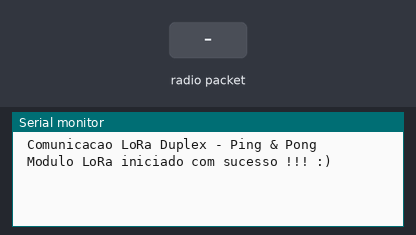
A program run on a simulated ESP32. On the bench: the last lines printed to the serial monitor. The test bench sets the inputs (shaded band). No radio packets arrive unless stated.

Above: at 1.2 s.
1.3 s: radio packet "1" arrives
At 2.8 s:
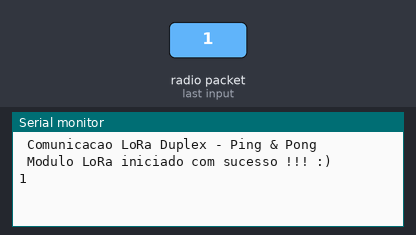
3.8 s: radio packet "0" arrives
At 5.2 s:
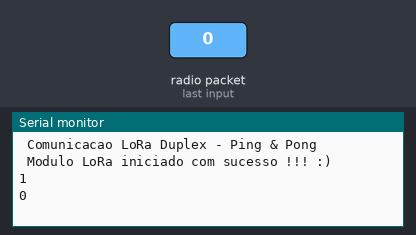
5.3 s: radio packet "2" arrives
At 7.1 s:
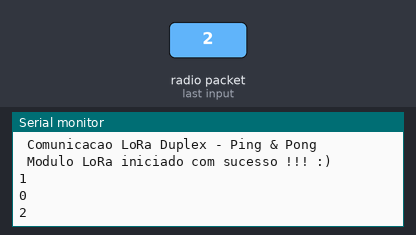

Measured:
- after the input at 1.3 s, the serial monitor: prints a new line after 1.0 s (image 1)
- after the input at 3.8 s, the serial monitor: prints a new line after 1.0 s (image 2)
- after the input at 5.3 s, the serial monitor: prints a new line after 1.0 s (image 3)

The program:

main.cpp
```cpp
#include <SPI.h>
#include <LoRa.h>
#include <ArduinoJson.h>

// Definicacao de constantes
const int csPin = 5;      // Chip Select ( Slave Select do protocolo SPI ) do modulo Lora
const int resetPin = 2;    // Reset do modulo LoRa
const int irqPin = 4;      // Pino DI0

byte localAddress = 0xBB; // Endereco deste dispositivo LoRa
byte msgCount = 0;         // Contador de mensagens enviadas
byte destination = 0xFF;  // Endereco do dispositivo para enviar a mensagem (0xFF envia para todos devices )

StaticJsonDocument<512> deserializedDoc;
// Setup do Microcontrolador
void setup()
{
  // inicializacao da serial
  Serial.begin(115200);
  while (!Serial)
    ;
  Serial.println(" Comunicacao LoRa Duplex - Ping & Pong ");

  LoRa.setPins(csPin, resetPin, irqPin); // set CS , reset , IRQ pin
  // Inicializa o radio LoRa em 915 MHz e checa se esta ok!
  if (!LoRa.begin(915E6))
  {
    Serial.println(" Erro ao iniciar modulo LoRa . Verifique a coenxao dos seus pinos !! ");
    while (true);
  }
  Serial.println(" Modulo LoRa iniciado com sucesso !!! :) ");

}

// Funcao para receber mensagem
void onReceive(int packetSize)
{
  if (packetSize == 0)
    return; // Se nenhuma mesnagem foi recebida , retorna nada

  // int recipient = LoRa.read();       // Endereco de quem ta recebendo
  // byte sender = LoRa.read();         // Endereco do remetente
  // byte incomingMsgId = LoRa.read();  // Mensagem


  DeserializationError err = deserializeJson(deserializedDoc, LoRa);
  deserializedDoc["Redundancia Paraquedas Estabilizador"] = deserializedDoc["PPE"];
  deserializedDoc["Comercial Paraquedas Estabilizador"] = deserializedDoc["PPE"];
  deserializedDoc["Comercial Paraquedas Principal"] =deserializedDoc["PPP"];
  deserializedDoc["RSSI"] = LoRa.packetRssi();
  serializeJson(deserializedDoc, Serial);
  Serial.println();
}

// Loop do microcontrolador - Operacoes de comunicacao LoRa
void loop()
{

  // parse for a packet , and call onReceive with the result :
  onReceive(LoRa.parsePacket());
}
```
